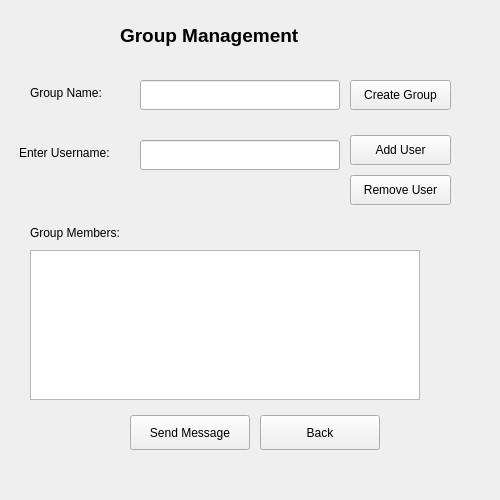
<?xml version="1.0" encoding="UTF-8"?>
<ui version="4.0">
 <class>GroupWindow</class>
 <widget class="QWidget" name="GroupWindow">
  <property name="geometry">
   <rect>
    <x>0</x>
    <y>0</y>
    <width>500</width>
    <height>500</height>
   </rect>
  </property>
  <property name="windowTitle">
   <string>Form</string>
  </property>
  <widget class="QLineEdit" name="lineEdit_GroupName">
   <property name="geometry">
    <rect>
     <x>140</x>
     <y>80</y>
     <width>200</width>
     <height>30</height>
    </rect>
   </property>
  </widget>
  <widget class="QLabel" name="label_GroupName">
   <property name="geometry">
    <rect>
     <x>30</x>
     <y>80</y>
     <width>100</width>
     <height>25</height>
    </rect>
   </property>
   <property name="text">
    <string>Group Name:</string>
   </property>
  </widget>
  <widget class="QPushButton" name="pushButton_CreateGroup">
   <property name="geometry">
    <rect>
     <x>350</x>
     <y>80</y>
     <width>101</width>
     <height>30</height>
    </rect>
   </property>
   <property name="text">
    <string>Create Group</string>
   </property>
  </widget>
  <widget class="QLineEdit" name="lineEdit_Username">
   <property name="geometry">
    <rect>
     <x>140</x>
     <y>140</y>
     <width>200</width>
     <height>30</height>
    </rect>
   </property>
  </widget>
  <widget class="QLabel" name="label_AddUser">
   <property name="geometry">
    <rect>
     <x>19</x>
     <y>140</y>
     <width>111</width>
     <height>25</height>
    </rect>
   </property>
   <property name="text">
    <string>Enter Username:</string>
   </property>
  </widget>
  <widget class="QPushButton" name="pushButton_AddUser">
   <property name="geometry">
    <rect>
     <x>350</x>
     <y>135</y>
     <width>101</width>
     <height>30</height>
    </rect>
   </property>
   <property name="text">
    <string>Add User</string>
   </property>
  </widget>
  <widget class="QPushButton" name="pushButton_RemoveUser">
   <property name="geometry">
    <rect>
     <x>350</x>
     <y>175</y>
     <width>101</width>
     <height>30</height>
    </rect>
   </property>
   <property name="text">
    <string>Remove User</string>
   </property>
  </widget>
  <widget class="QListWidget" name="listWidget_GroupMembers">
   <property name="geometry">
    <rect>
     <x>30</x>
     <y>250</y>
     <width>390</width>
     <height>150</height>
    </rect>
   </property>
  </widget>
  <widget class="QLabel" name="label">
   <property name="geometry">
    <rect>
     <x>30</x>
     <y>220</y>
     <width>120</width>
     <height>25</height>
    </rect>
   </property>
   <property name="text">
    <string>Group Members:</string>
   </property>
  </widget>
  <widget class="QPushButton" name="pushButton_groupwindowBack">
   <property name="geometry">
    <rect>
     <x>260</x>
     <y>415</y>
     <width>120</width>
     <height>35</height>
    </rect>
   </property>
   <property name="text">
    <string>Back</string>
   </property>
  </widget>
  <widget class="QPushButton" name="pushButton_groupSendMessage">
   <property name="geometry">
    <rect>
     <x>130</x>
     <y>415</y>
     <width>120</width>
     <height>35</height>
    </rect>
   </property>
   <property name="text">
    <string>Send Message</string>
   </property>
  </widget>
  <widget class="QLabel" name="label_2">
   <property name="geometry">
    <rect>
     <x>120</x>
     <y>20</y>
     <width>241</width>
     <height>30</height>
    </rect>
   </property>
   <property name="font">
    <font>
     <pointsize>14</pointsize>
     <bold>true</bold>
    </font>
   </property>
   <property name="text">
    <string>Group Management</string>
   </property>
  </widget>
 </widget>
 <resources/>
 <connections/>
</ui>
